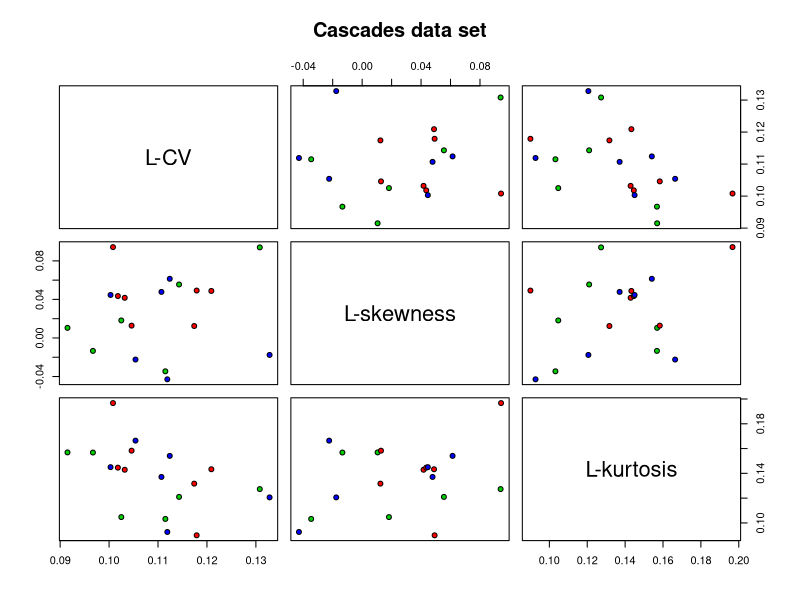
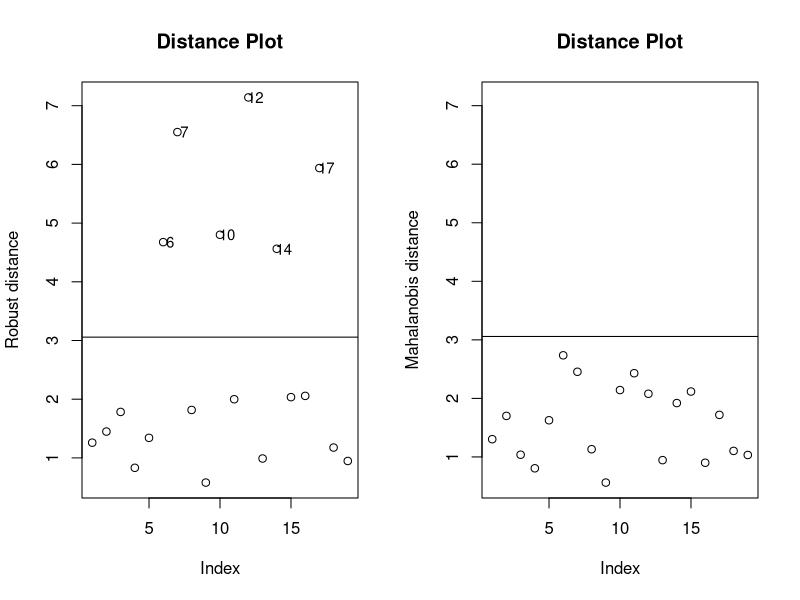
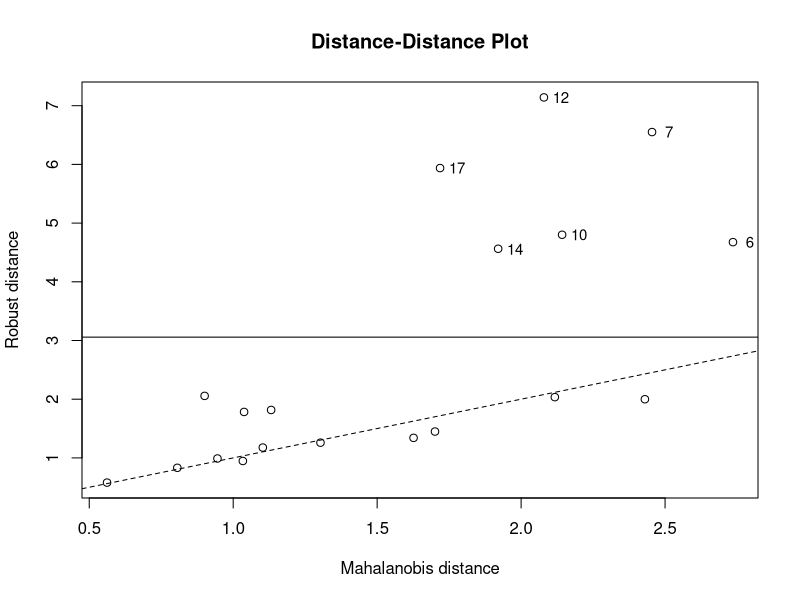

Recreate these plots in R, in order.
library(rrcov)


### Name: Cascades
### Title: Annual precipitation totals for the North Cascades region
### Aliases: Cascades
### Keywords: datasets

### ** Examples

    data(Cascades)

    # plot a matrix of scatterplots
    pairs(Cascades,
          main="Cascades data set",
          pch=21,
          bg=c("red", "green3", "blue"))

    mcd<-CovMcd(Cascades)
    mcd
    plot(mcd, which="dist", class=TRUE)
    plot(mcd, which="dd", class=TRUE)

    ##  identify the discordant sites using robust distances and compare 
    ##  to the classical ones
    rd <- sqrt(getDistance(mcd))
    ccov <- CovClassic(Cascades)
    cd <- sqrt(getDistance(ccov))
    r.out <- which(rd > sqrt(qchisq(0.975,3)))
    c.out <- which(cd > sqrt(qchisq(0.975,3)))
    cat("Robust: ", length(r.out), " outliers: ", r.out,"\n")
    cat("Classical: ", length(c.out), " outliers: ", c.out,"\n")
